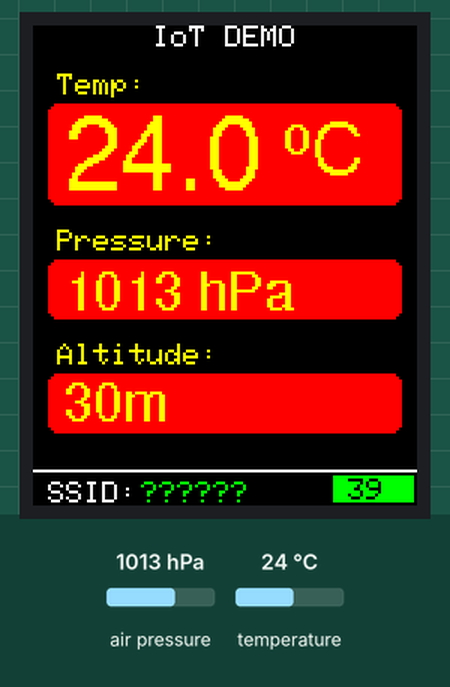
A sketch run on a simulated ESP8266 (NodeMCU). Parts: 128×160 colour display. The inputs (shaded band) are chosen by the test bench; at power-on: air pressure 1013 hPa, temperature 24 °C. WiFi joins after 1.5 s; servers stay silent unless stated.

Above: at 5.9 s.
6.0 s: air pressure set to 952 hPa
At 8.0 s:
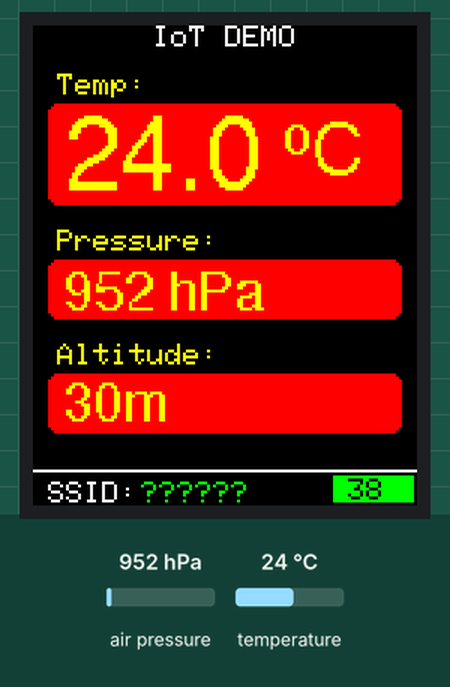
8.7 s: temperature set to 12 °C
At 9.9 s:
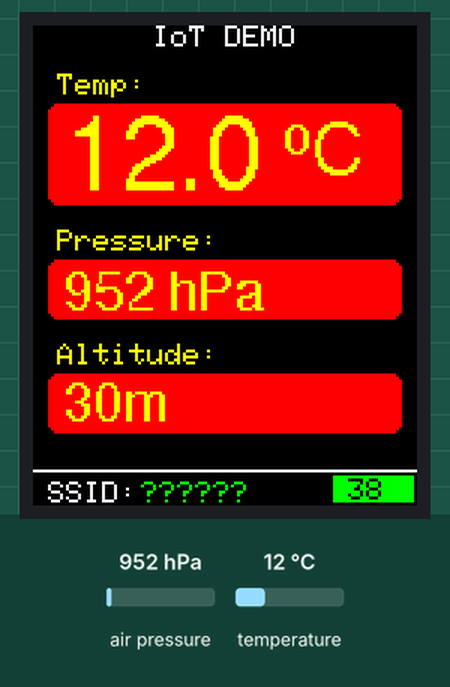
12.2 s: air pressure set to 975 hPa
At 14.1 s:
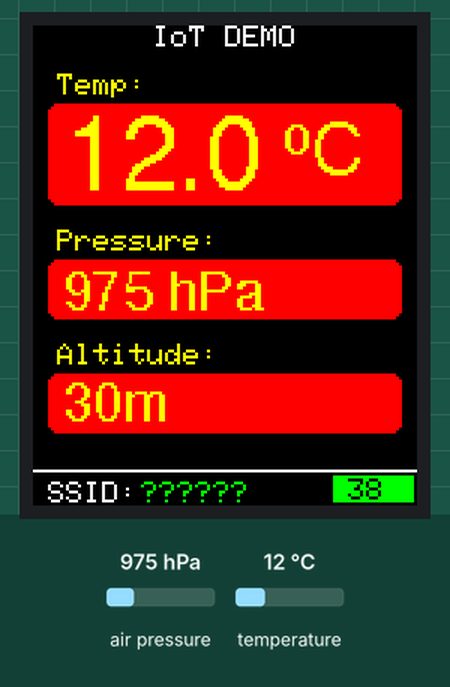
14.7 s: temperature set to 19 °C
At 16.0 s:
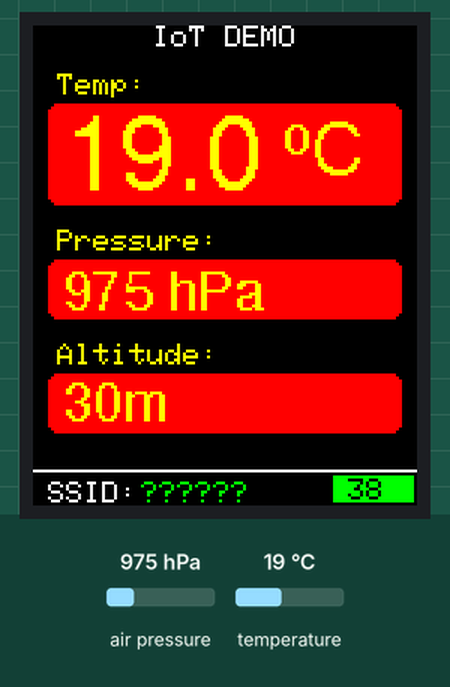
Timing chart, 0 to 17.7 s (numbered marks = the images above; inputs shaded):
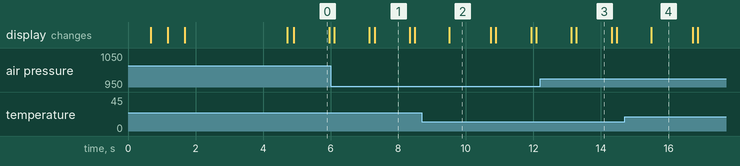

The sketch:

IoT_temp_demo_v1.ino
```cpp
/*  IoT Demo
 *
 *  INTRO:
 *  I have created this IoT demonstration as a portfolio piece.  In this case
 *  streaming temperature data from a sensor to a webpage via a cloud service.
 *  I am able to run the device off a battery pack and connect it to my mobile
 *  phone hotspot.  By putting my finger on the temperature sensor I can
 *  show the temperature changing on the device screen and it upating on
 *  the web page. A nice touch is to get the people you are demo'ing it to to
 *  open the web page on their own phones/devices.  Typically the web page
 *  updates within 1-2 seconds dependent on the phone connection.
 *
 *  The point of the demo isn't to make an accurate temp sensor, it's to
 *  demonstrate connecting an IoT device securely (encrypted ) to a cloud
 *  service for subscribers to consume.
 *
 *  Importantly this demo is very low cost, as cheap as AU$25 for components
 *  and Google Firebase has a free pricing tier.  Also because of how Firebase
 *  works you do not need to actually host the web client (HTML page) on a
 *  server.  You could get away with just running the page straight off your pc.
 *  In fact if you don't connect the device to wifi it just runs as a
 *  temperature sensor.
 *
 *  I have put LOTS of comments here to help people understand what
 *  is going on and some of limitations of the hardware.  Unfortunately the
 *  ESP8266 on Arduino is an ongoing work in progress and I've already had to
 *  rewrite the demo once due to library updates breaking the code base.  I can
 *  only guarantee that this demo worked as of the date I uploaded it to GitHub.
 *
 *  DESCRIPTION:
 *  This is an IoT device using a BMP180 temp sensor on an ESP8266 12e
 *  (nodeMCU v1.0) micro controller.  The device connects to Google Firebase
 *  using the REST API to post sensor readings. Web clients can then access the
 *  temp data through the Firebase API.   For the demo I have a one page HMTL
 *  site using the Firebase Javascript API to receive dynamic callbacks as new
 *  data is posted.  The demo utilises the ESP8266's ability to connect via
 *  HTTPS which is required to talk to the Firebase cloud service.
 *
 *  The device uses the following components:
 *   - ESP8266 12e (nodeMCU 1.0)
 *   - ST7735 display (SPI)
 *   - BMP180 temperature sensor (I2C)
 *
 *  To run the full demo you will also need:
 *   - A Google Firebase account to create an application on and generate a
 *     secret key.  You must fill in the database name, and database secret in
 *     the demo.
 *   - WiFi for device to connect to (I have used both WiFi routers and mobile
 *     phone hotspots with no problems).  You must fill in the SSID and
 *     password of the wifi to connect to.
 *
 *  NOTE:
 *   - You can run the device just as a temperature sensor without connecting
 *     it to Wifi or Firebase :)
 *   - I'm using the BMP180 temp sensor uncalibrated and am getting temp
 *     readings which are way off, however it's fine for demos.  If you want
 *     accurate temp readings you'll have some work to do, probably including
 *     changing the sensor.
 *   - All communications with Firebase have to be secure meaning you have to
 *     use HTTPS (SSL/TLS).
 *   - The ESP8266 can only handle small payloads over HTTPS because of limited
 *     memory.  You may run into problems/stability issues trying to send
 *     larger data packets.  This is the reason the display shows message
 *     payload size (the demo sends around 40 bytes).
 *   - Since I am using the UART pins (D9 => Rx & D10 => Tx) for driving the
 *     screen you can't print any debug info to the Arduino IDE serial monitor.
 *     You could fix this by using other free pins (like D3/D4) instead.
 *     I did it this way simply to keep the wiring on my breadboard cleaner.
 *   - The Firebase onChange query only fires callback events when the data has
 *     changed.  So if sensor readings you just posted are exactly the same as
 *     the last post the client won't receive an update event.  If you want
 *     the client to receive an update everytime a post is made then add
 *     another field with a timestamp/unique value to the JSON object.
 *   - Depending on who made your ST7735 display you will probably have
 *     different pin names/layout than mine (a no-name display from China).
 *     You will have to work out this out for yourself when wiring it up.
 *     This wikipedia page lists some of the different names used for SPI
 *     pins which might help you:
 *     https://en.wikipedia.org/wiki/Serial_Peripheral_Interface_Bus
 *
 *  ESP8266:
 *  I have the demo running on Arduino 1.6.8 and it uses this esp8266 arduino
 *  library: https://github.com/esp8266/Arduino
 *
 *  which you link in by adding this board manager link in Arduino IDE
 *  preferences (check the GitHub page above for the latest version):
 *  http://arduino.esp8266.com/stable/package_esp8266com_index.json
 *
 *  DISPLAY:
 *  Your ST7735 display will probably differ to mine (no-name & off eBay) so
 *  you will have to find out which pin does what in order to wire it up.
 *  Also you may have to change the parameter when initialising it depending
 *  on whether its a green, red, or black tab display.  Originally I couldn't
 *  get it running using software SPI in the Adafruit_ST7735 library so I had
 *  to use the hardware SPI call.  This means that the following pins are
 *  set: d5 for SCLK, d7 for MOSI, d6 for MISO, and d8 for CS.  You can set the
 *  other pins to any free pin available if you want.  The following table
 *  shows the pins on my ST7735 display (yours may differ), their SPI role, and
 *  the ESP8266 pin they connect to:
 *
 *  ST7735    SPI       esp8266 (h/w SPI)
 *  -------+--------+---------------------
 *  cs     |  CS    |   d8  => GPIO 15 (CS)
 *  sck    |  SCLK  |   d5  => GPIO 14 (SCLK)
 *  sda    |  MOSI  |   d7  => GPIO 13 (MOSI)
 *  a0     |  DC    |   d9  => GPIO 3       <= can change this to any free pin
 *  reset  |  RST   |   d10 => GPIO 1       <= can change this to any free pin
 *  -      |  MISO  |   d6  => GPIO 12 (MISO)
 *
 *  NOTE!! Even though we don't use MISO (d6) you cannot use this pin for
 *  anything else, you must keep it free.  Due to the way the Arduino library
 *  works it is possible to map CS to any free pin.  However since d8 is
 *  already set to CS you can't use it for anything else either so you would
 *  effectively end up wasting a pin.
 *
 *  SENSOR:
 *  The BMP180 temperature sensor uses I2C and I have used the following pins
 *  but they can be changed to any free pins available.
 *
 *  BMP180   ESP8266
 *  -------+-------------
 *  SDA    | d1 => GPIO 5      <= can change this to any free pin
 *  SCL    | d2 => GPIO 4      <= can change this to any free pin
 *
 *  FIREBASE-ARDUINO:
 *  The demo uses the Firebase-Arduino library off GitHub which handles the
 *  connection and comms with Firebase.  This demo is only possible because
 *  of this library so make sure to thank the authors for their great work!
 *
 *  https://github.com/googlesamples/firebase-arduino
 *
 *
 *  FIREBASE:
 *  I'm not even going to try to give you instructions on setting up Firebase
 *  just follow the online references and tutorials.  Make sure you are using
 *  the latest version which is Firebase v3 (https://firebase.google.com/) and
 *  make sure any tutorials or reference doco you are reading aren't for v2.
 *  The basic steps are:
 *
 *  1) Register as a Google developer
 *  2) Sign up for Firebase (v3) and select the free tier (no charge)
 *  3) Create an application (doesn't matter what you call it)
 *  4) Generate a secret for the application
 *  5) Paste the app name (<yourAppName>.firebaseio.com) and secret into the
 *     code below.
 *
 *  You do not need to create any database rules (although that is always
 *  recommended for security).  You do not need to create anything in the
 *  database (fields, etc) due to the way Firebase works.  If the fields don't
 *  already exist they will be created when the data is posted, if they do they
 *  will be overwritten.  Once you get the demo going you can watch the data
 *  being updated in real time throught the Firebase console.
 *
 *  The data structure in Firebase roughly looks like this. Remember if you
 *  change this structure or the field names you're going to have to reflect
 *  those changes in the HTML page as well or it won't find the data. Since
 *  it's stored as JSON adding extra fields doesn't break anything and the
 *  HTML page will just ignore them until you update the code.
 *
 *  /(root)
 *      /BMP180
 *         /temp: "99.9"
 *         /alt: "99"
 *         /hpa: "99"
 *
 *
 *  CHANGE LOG:
 *  28Oct16 [sxh] - fixed code base, nolonger uses older ST7735 lib,
 *     implemented new version of Firebase Arduino (v3 compliant?).
 *     Can now start without wifi and handles wifi drop outs/ins.
 */
#include <Wire.h>            // I2C interface
#include <SPI.h>             // SPI interface
#include <ESP8266WiFi.h>     // Arduino wifi library for ESP8266
#include <SFE_BMP180.h>      // BMP180 temp sensor
#include <FirebaseArduino.h> // ESP8266 lib to make Firebase API calls over SSL
#include <Adafruit_GFX.h>    // Graphics library
#include <Adafruit_ST7735.h> // ST7735 display

#include <Fonts/FreeSans9pt7b.h>
#include <Fonts/FreeSans12pt7b.h>
#include <Fonts/FreeSans18pt7b.h>

SFE_BMP180 pressure;
#define ALTITUDE   30.0 // current Altitude in meters
#define READ_DELAY 1000 // delay (mS) before taking and posting next sensor reading

/*** ST7735 setup ***/
#define eCS    15    // d8  => GPIO 15 (CS/SS)
#define eDC     3    // d9  => GPIO 3
#define eMOSI  13    // d7  => GPIO 13 (MOSI)
#define eSCLK  14    // d5  => GPIO 14 (SCLK)
#define eRST    1    // d10 => GPIO 1
Adafruit_ST7735 tft = Adafruit_ST7735(eCS, eDC, eRST);   // uses hardware SPI

/*** User defined params for WiFI and FireBase App ***/
#define WIFI_SSID       "??????"  // WiFi SSID (name)
#define WIFI_PW         "??????"  // Wifi password
#define FIREBASE_APP    "??????"  // Firebase app address, example "<yourAppName>.firebaseio.com"
#define FIREBASE_SECRET "??????"  // Secret your generated for your FireBase app, example "ABcd1eF23gHIjKlMNOpqR456St7UVWXyZAB89cDE"

char MAC_char[18];

void setup()
{
  Wire.begin(5,4); // I2C for temp sensor

  // Initialise ST7735 display
  tft.initR(INITR_BLACKTAB);   // initialize ST7735S chip, black tab
  tft.setRotation(0);  // set screen orientation
  tft.fillScreen(ST7735_BLACK);
  tft.setTextColor(ST7735_YELLOW);
  tft.setCursor(0, 0);
  tft.setTextSize(2);
  tft.println("IoT Demo");
  tft.setTextSize(1);
  tft.println("v1.0");
  tft.setTextColor(ST7735_WHITE);
  tft.println();
  tft.println("ST7735 Init..OK");
  tft.print("BMP180 init..");

  // Initialize the sensor
  if (pressure.begin())
    tft.println("OK");
  else
  {
    tft.setTextColor(ST7735_RED);
    tft.println("FAILED");
    while(1); // Pause forever.
  }

  // connect to wifi.
  tft.print("SSID: ");
  tft.println(WIFI_SSID);
  tft.print("Connecting");
  WiFi.begin(WIFI_SSID, WIFI_PW);
  int x = 0;
  while (WiFi.status() != WL_CONNECTED)
  {
    tft.print(".");
    delay(500);
    if(x++>20)  // timeout
       break;
  }

  if(WiFi.status() == WL_CONNECTED)
  {
    tft.println("OK");
    tft.println(WiFi.localIP());

    uint8_t MAC_array[6];
    WiFi.macAddress(MAC_array);
    for (int i = 0; i < sizeof(MAC_array); ++i){
      sprintf(MAC_char,"%s%02x:",MAC_char,MAC_array[i]);
    }
    tft.println("MAC ");
    tft.println(MAC_char);
  }
  else
    tft.println("TIMEOUT");

  Firebase.begin(FIREBASE_APP, FIREBASE_SECRET);   // Initialise Firebase object
  delay(3000);

  // set up main screen
  tft.fillScreen(ST7735_BLACK);
  tft.setCursor(40, 0);
  tft.setTextColor(ST7735_WHITE);
  tft.print("IoT DEMO");
  tft.setTextColor(ST7735_YELLOW);
  drawTemp(0);
  drawPressure(0.0);
  drawAltitude(0.0);

  // ssid details (bottom screen)
  tft.setTextColor(ST7735_WHITE);
  tft.drawLine(0, tft.height()-12, tft.width()-1, tft.height()-12, ST7735_WHITE);   // drawLine(x,y,x1,y1,colour)
  tft.setCursor(5,tft.height()-8);
  tft.setTextSize(1);
  tft.print("SSID: ");
  drawSSID();
  tft.setTextColor(ST7735_YELLOW);
}

void loop()
{
  char status;
  double T,P,p0,a;

  status = pressure.startTemperature();
  if (status != 0)
  {
    // Wait for the measurement to complete:
    delay(status);
    status = pressure.getTemperature(T);
    if (status != 0)
    {
      drawTemp(T);  //display temp on screen

      // Start a pressure measurement:
      status = pressure.startPressure(3);
      if (status != 0)
      {
        delay(status);  // wait for measurement to complete
        status = pressure.getPressure(P,T);
        if (status != 0)
        {
          drawPressure(P); // display pressure on screen
          p0 = pressure.sealevel(P,ALTITUDE);
          a = pressure.altitude(P,p0);
          drawAltitude(a); // display altitude on screen
          clearStatus();
          drawSSID();
          if (WiFi.status() ==  WL_CONNECTED) // push readings to Firebase
          {
            StaticJsonBuffer<200> jsonBuffer;
            JsonObject& data = jsonBuffer.createObject();
            data["temp"] = String(T,1);
            data["alt"]  = String(a,0);
            data["hpa"]  = String(P,0);

            Firebase.set("/BMP180", JsonVariant(data));
            drawPayload(data.measureLength(), Firebase.failed());
          }
        }
      }
    }
  }

  delay(READ_DELAY);  // Delay before starting next reading
}

/**
 * Display the temperature reading on screen
 */
void drawTemp(double dTemp)
{
  int y_pos = 16;

  tft.setTextSize(1);
  tft.setCursor(8,y_pos);
  tft.print("Temp:");
  tft.fillRoundRect( 5, y_pos+10, 118, 34, 3, ST7735_RED); //fillRoundRect(x, y, x length, y length, radius, colour)
  tft.setCursor(10,y_pos+32);
  tft.setTextSize(1);
  tft.setFont(&FreeSans18pt7b);
  tft.print(dTemp,1);
  tft.setFont();   //reset to classic font
  tft.setFont(&FreeSans9pt7b);
  tft.setTextSize(1);
  tft.setCursor(78,y_pos+26);
  tft.print(" o");
  tft.setFont(&FreeSans12pt7b);
  tft.setTextSize(1);
  tft.setCursor(93,y_pos+33);
  tft.print("C");
  tft.setFont();   //reset to classic font
}

/**
 * Display the pressure reading on screen
 */
void drawPressure(double dPressure)
{
  int y_pos = 68;

  tft.setTextSize(1);
  tft.setCursor(8,y_pos);
  tft.print("Pressure:");
  tft.fillRoundRect( 5, y_pos+10, 118, 20, 3, ST7735_RED); //fillRoundRect(x, y, x length, y length, radius, colour)
  tft.setCursor(10,y_pos+20);
  tft.setTextSize(1);
  tft.setFont(&FreeSans9pt7b);
  tft.print(dPressure,0);
  tft.print(" hPa");
  tft.setFont();
}

/**
 *  Display the altitude reading on screen
 */
void drawAltitude(double dAltitude)
{
  int y_pos = 106;

  tft.setTextSize(1);
  tft.setCursor(8,y_pos);
  tft.print("Altitude:");
  tft.fillRoundRect( 5, y_pos+10, 118, 20, 3, ST7735_RED);
  tft.setCursor(10,y_pos+19);
  tft.setTextSize(1);
  tft.setFont(&FreeSans9pt7b);
  tft.print(dAltitude,0);
  tft.print("m");
  tft.setFont();
}

/**
 *  Display the Wifi SSID (name) on screen.  Make it green if
 *  we have a connection, red if no connection
 */
void drawSSID()
{
  if(WiFi.status() == WL_CONNECTED)
    tft.setTextColor(ST7735_GREEN);
  else
    tft.setTextColor(ST7735_RED);

  tft.setCursor(36, 152);
  tft.print(WIFI_SSID);
  tft.setTextColor(ST7735_YELLOW);
}

/**
 * Display message payload (size of data we are sending)
 * in bytes.  Give it a green background if post to
 * Firebase was successful, red if post failed.
 */
void drawPayload(int nPayload, bool bFail)
{
  tft.setTextColor(ST7735_BLACK);
  if(bFail)
  {
    tft.fillRect(100, 150 , 27, 9, ST7735_RED);
  }
  else
  {
    tft.fillRect(100, 150 , 27, 9, ST7735_GREEN);
  }
  tft.setCursor(105, 151);
  tft.print(nPayload);
  tft.setTextColor(ST7735_YELLOW);
}

/**
 * Clear status info at the bottom of the display
 * (SSID and payload info)
 */
void clearStatus()
{
  tft.fillRect(35, 150 , 93, 9, ST7735_BLACK); // fillRect(x, y, x length, y length, colour)
}
```

Measured:
- after the input at 6.0 s, the display: first differs from a run without the input after 1.1 s (image 1 shows a later state)
- after the input at 8.7 s, the display: changes after 0.80 s (image 2)
- after the input at 12.2 s, the display: first changes after 0.92 s (image 3 shows a later state)
- after the input at 14.7 s, the display: changes after 0.78 s (image 4)
- what the display in image 0 shows lasts 1.1 s, from 4.9 s to 6.0 s
- what the display in image 2 shows lasts 1.2 s, from 9.5 s to 10.7 s
